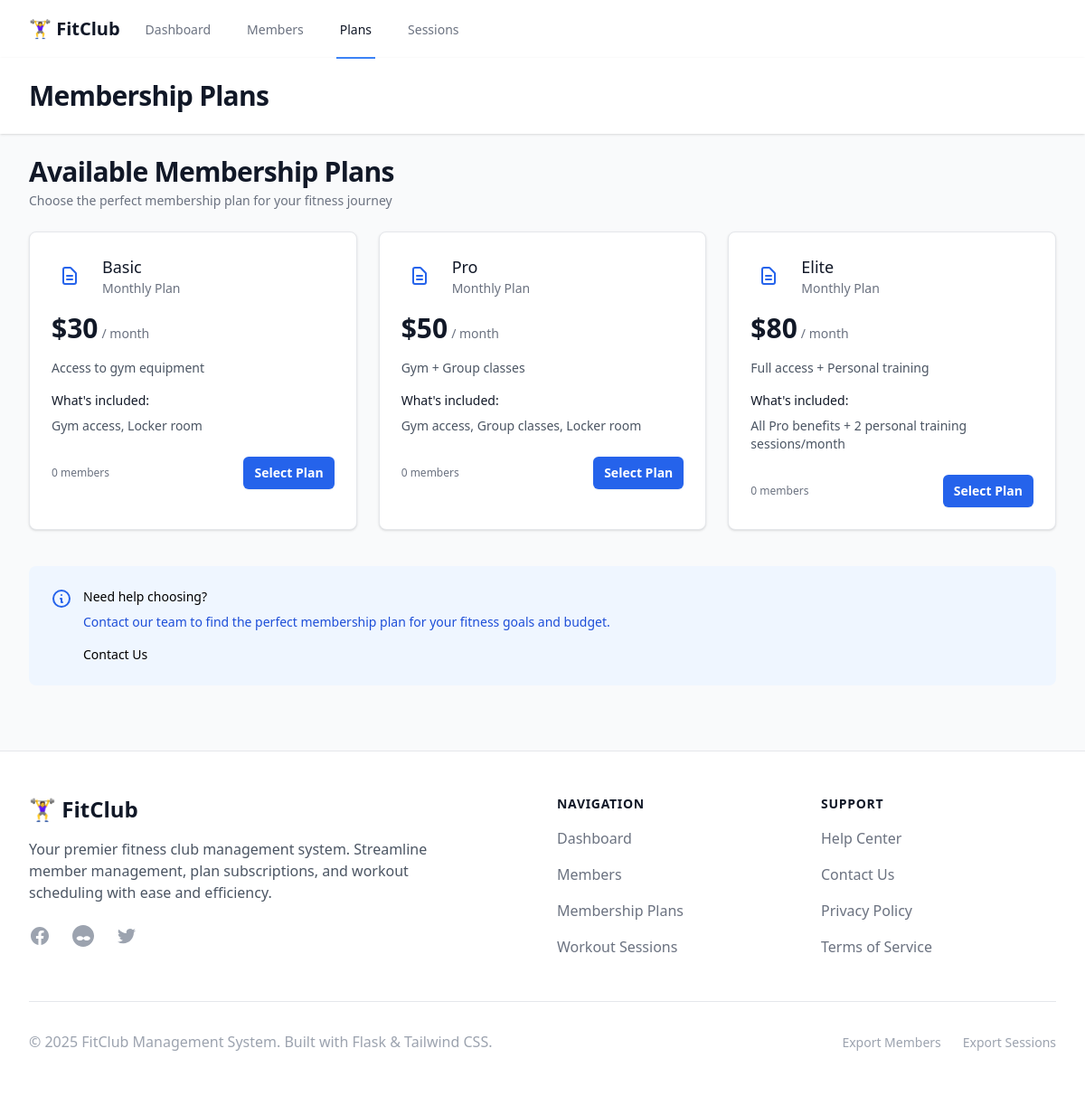
The app's page /plans with its own data.
### src/models.py (models this page shows, shortened)
class MembershipPlan(db.Model):
    __tablename__ = 'membership_plans'
    id = db.Column(db.Integer, primary_key=True)
    name = db.Column(db.String(50), nullable=False)
    description = db.Column(db.Text)
    monthly_price = db.Column(db.Float, nullable=False)
    benefits = db.Column(db.Text)
    created_at = db.Column(db.DateTime, default=datetime.utcnow)
    member_plans = db.relationship('MemberPlan', backref='plan', lazy=True)

### src/app.py (the view)
@app.route('/plans')
def plans():
    plans = MembershipPlan.query.all()
    return render_template('plans/list.html', plans=plans)

### src/app.py (called while the page is built)
@app.context_processor
def inject_template_vars():
    from flask import request
    return {
        'current_endpoint': request.endpoint,
        'request': request
    }

### src/templates/plans/list.html (shortened to what this page needs)
{% extends "base.html" %}
{% block header %}Membership Plans{% endblock %}
{% block content %}
<div class="px-4 sm:px-0">
    <div class="sm:flex sm:items-center sm:justify-between mb-6">
        <div class="min-w-0 flex-1">
            <h2 class="text-2xl font-bold leading-7 text-gray-900 sm:truncate sm:text-3xl sm:tracking-tight">
                Available Membership Plans
            </h2>
            <p class="mt-1 text-sm text-gray-500">
                Choose the perfect membership plan for your fitness journey
            </p>
        </div>
    </div>
    <div class="grid grid-cols-1 gap-6 sm:grid-cols-2 lg:grid-cols-3">
        {% for plan in plans %}
        <div
            class="relative group bg-white overflow-hidden shadow rounded-lg border border-gray-200 hover:shadow-lg transition-shadow duration-300">
            <div class="p-6">
                <div class="flex items-center justify-between mb-4">
                    <div class="flex items-center">
                        <div class="flex-shrink-0">
                            <div class="w-10 h-10 bg-primary-100 rounded-lg flex items-center justify-center">
                                <svg class="w-6 h-6 text-primary-600" fill="none" stroke="currentColor"
                                    viewBox="0 0 24 24">
                                    <path stroke-linecap="round" stroke-linejoin="round" stroke-width="2"
                                        d="M9 12h6m-6 4h6m2 5H7a2 2 0 01-2-2V5a2 2 0 012-2h5.586a1 1 0 01.707.293l5.414 5.414a1 1 0 01.293.707V19a2 2 0 01-2 2z">
                                    </path>
                                </svg>
                            </div>
                        </div>
                        <div class="ml-4">
                            <h3 class="text-lg font-medium text-gray-900">{{ plan.name }}</h3>
                            <p class="text-sm text-gray-500">Monthly Plan</p>
                        </div>
                    </div>
                </div>
                <div class="mb-4">
                    <div class="flex items-baseline">
                        <span class="text-3xl font-bold text-gray-900">${{ "%.0f"|format(plan.monthly_price) }}</span>
                        <span class="ml-1 text-sm text-gray-500">/ month</span>
                    </div>
                </div>
                {% if plan.description %}
                <div class="mb-4">
                    <p class="text-sm text-gray-600">{{ plan.description }}</p>
                </div>
                {% endif %}
                <div class="mb-6">
                    <h4 class="text-sm font-medium text-gray-900 mb-2">What's included:</h4>
                    {% if plan.benefits %}
                    <div class="text-sm text-gray-600">{{ plan.benefits }}</div>
                    {% endif %}
                </div>
                <div class="flex items-center justify-between">
                    <div class="text-xs text-gray-500">
                        {{ plan.member_plans|length }} member{% if plan.member_plans|length != 1 %}s{% endif %}
                    </div>
                    <button type="button"
                        class="inline-flex items-center rounded-md bg-primary-600 px-3 py-2 text-sm font-semibold text-white shadow-sm hover:bg-primary-500 focus-visible:outline focus-visible:outline-2 focus-visible:outline-offset-2 focus-visible:outline-primary-600 transition-colors duration-200">
                        Select Plan
                    </button>
                </div>
            </div>
        </div>
        {% endfor %}
    </div>
    {% if plans %}
    <div class="mt-10 bg-primary-50 rounded-lg p-6">
        <div class="flex">
            <div class="flex-shrink-0">
                <svg class="h-6 w-6 text-primary-600" fill="none" stroke="currentColor" viewBox="0 0 24 24">
                    <path stroke-linecap="round" stroke-linejoin="round" stroke-width="2"
                        d="M13 16h-1v-4h-1m1-4h.01M21 12a9 9 0 11-18 0 9 9 0 0118 0z"></path>
                </svg>
            </div>
            <div class="ml-3">
                <h3 class="text-sm font-medium text-primary-800">
                    Need help choosing?
                </h3>
                <div class="mt-2 text-sm text-primary-700">
                    <p>Contact our team to find the perfect membership plan for your fitness goals and budget.</p>
                </div>
                <div class="mt-4">
                    <div class="-mx-2 -my-1.5 flex">
                        <button type="button"
                            class="rounded-md bg-primary-50 px-2 py-1.5 text-sm font-medium text-primary-800 hover:bg-primary-100 focus:outline-none focus:ring-2 focus:ring-primary-600 focus:ring-offset-2 focus:ring-offset-primary-50">
                            Contact Us
                        </button>
                    </div>
                </div>
            </div>
        </div>
    </div>
    {% endif %}
</div>
{% endblock %}

### src/templates/base.html (shortened to what this page needs)
<!DOCTYPE html>
<html lang="en" class="h-full bg-gray-50">
<head>
    <script src="https://cdn.tailwindcss.com"></script>
</head>
<body class="h-full">
    <div class="min-h-full">
        <nav class="bg-white shadow-sm">
            <div class="mx-auto max-w-7xl px-4 sm:px-6 lg:px-8">
                <div class="flex h-16 justify-between">
                    <div class="flex">
                        <div class="flex flex-shrink-0 items-center">
                            <h1 class="text-xl font-bold text-gray-900">🏋️‍♀️ FitClub</h1>
                        </div>
                        <div class="hidden sm:-my-px sm:ml-6 sm:flex sm:space-x-8">
                            <a href="{{ url_for('index') }}"
                                class="{% if current_endpoint == 'index' %}border-primary-500 text-gray-900{% else %}border-transparent text-gray-500 hover:border-gray-300 hover:text-gray-700{% endif %} inline-flex items-center border-b-2 px-1 pt-1 text-sm font-medium">
                                Dashboard
                            </a>
                            <a href="{{ url_for('members') }}"
                                class="{% if current_endpoint in ['members', 'new_member', 'member_detail', 'edit_member'] %}border-primary-500 text-gray-900{% else %}border-transparent text-gray-500 hover:border-gray-300 hover:text-gray-700{% endif %} inline-flex items-center border-b-2 px-1 pt-1 text-sm font-medium">
                                Members
                            </a>
                            <a href="{{ url_for('plans') }}"
                                class="{% if current_endpoint == 'plans' %}border-primary-500 text-gray-900{% else %}border-transparent text-gray-500 hover:border-gray-300 hover:text-gray-700{% endif %} inline-flex items-center border-b-2 px-1 pt-1 text-sm font-medium">
                                Plans
                            </a>
                            <a href="{{ url_for('sessions') }}"
                                class="{% if current_endpoint in ['sessions', 'new_session'] %}border-primary-500 text-gray-900{% else %}border-transparent text-gray-500 hover:border-gray-300 hover:text-gray-700{% endif %} inline-flex items-center border-b-2 px-1 pt-1 text-sm font-medium">
                                Sessions
                            </a>
                        </div>
                    </div>
                </div>
            </div>
        </nav>
        <header class="bg-white shadow">
            <div class="mx-auto max-w-7xl px-4 py-6 sm:px-6 lg:px-8">
                <h1 class="text-3xl font-bold tracking-tight text-gray-900">
                    {% block header %}Dashboard{% endblock %}
                </h1>
            </div>
        </header>
        <main>
            <div class="mx-auto max-w-7xl py-6 sm:px-6 lg:px-8">
                {% block content %}{% endblock %}
            </div>
        </main>
        <footer class="bg-white border-t border-gray-200 mt-12">
            <div class="mx-auto max-w-7xl px-4 py-12 sm:px-6 lg:px-8">
                <div class="grid grid-cols-1 md:grid-cols-4 gap-8">
                    <div class="col-span-1 md:col-span-2">
                        <div class="flex items-center">
                            <h1 class="text-2xl font-bold text-gray-900">🏋️‍♀️ FitClub</h1>
                        </div>
                        <p class="mt-4 text-gray-600 max-w-md">
                            Your premier fitness club management system. Streamline member management,
                            plan subscriptions, and workout scheduling with ease and efficiency.
                        </p>
                        <div class="mt-6 flex space-x-6">
                            <a href="#" class="text-gray-400 hover:text-gray-500">
                            </a>
                            <a href="#" class="text-gray-400 hover:text-gray-500">
                            </a>
                            <a href="#" class="text-gray-400 hover:text-gray-500">
                            </a>
                        </div>
                    </div>
                    <div>
                        <h3 class="text-sm font-semibold text-gray-900 tracking-wider uppercase">Navigation</h3>
                        <ul class="mt-4 space-y-4">
                            <li>
                                <a href="{{ url_for('index') }}" class="text-base text-gray-500 hover:text-gray-900">
                                    Dashboard
                                </a>
                            </li>
                            <li>
                                <a href="{{ url_for('members') }}" class="text-base text-gray-500 hover:text-gray-900">
                                    Members
                                </a>
                            </li>
                            <li>
                                <a href="{{ url_for('plans') }}" class="text-base text-gray-500 hover:text-gray-900">
                                    Membership Plans
                                </a>
                            </li>
                            <li>
                                <a href="{{ url_for('sessions') }}" class="text-base text-gray-500 hover:text-gray-900">
                                    Workout Sessions
                                </a>
                            </li>
                        </ul>
                    </div>
                    <div>
                        <h3 class="text-sm font-semibold text-gray-900 tracking-wider uppercase">Support</h3>
                        <ul class="mt-4 space-y-4">
                            <li>
                                <a href="#" class="text-base text-gray-500 hover:text-gray-900">
                                    Help Center
                                </a>
                            </li>
                            <li>
                                <a href="#" class="text-base text-gray-500 hover:text-gray-900">
                                    Contact Us
                                </a>
                            </li>
                            <li>
                                <a href="#" class="text-base text-gray-500 hover:text-gray-900">
                                    Privacy Policy
                                </a>
                            </li>
                            <li>
                                <a href="#" class="text-base text-gray-500 hover:text-gray-900">
                                    Terms of Service
                                </a>
                            </li>
                        </ul>
                    </div>
                </div>
                <div class="mt-12 border-t border-gray-200 pt-8">
                    <div class="md:flex md:items-center md:justify-between">
                        <div class="flex space-x-6 md:order-2">
                            <a href="{{ url_for('export_members') }}" class="text-gray-400 hover:text-gray-500">
                                <span class="text-sm">Export Members</span>
                            </a>
                            <a href="{{ url_for('export_sessions') }}" class="text-gray-400 hover:text-gray-500">
                                <span class="text-sm">Export Sessions</span>
                            </a>
                        </div>
                        <p class="mt-8 text-base text-gray-400 md:order-1 md:mt-0">
                            &copy; 2025 FitClub Management System. Built with Flask & Tailwind CSS.
                        </p>
                    </div>
                </div>
            </div>
        </footer>
    </div>
</body>
</html>

### records on screen
MembershipPlan: name "Basic", monthly_price "30", description "Access to gym equipment", benefits "Gym access, Locker room", member_plans|length "0"
MembershipPlan: name "Pro", monthly_price "50", description "Gym + Group classes", benefits "Gym access, Group classes, Locker room", member_plans|length "0"
MembershipPlan: name "Elite", monthly_price "80", description "Full access + Personal training", benefits "All Pro benefits + 2 personal training sessions/month", member_plans|length "0"
